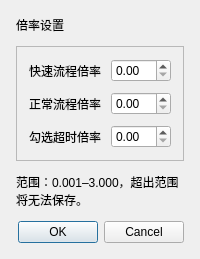
<?xml version="1.0" encoding="UTF-8"?>
<ui version="4.0">
 <class>MultiplierSettingsDialog</class>
 <widget class="QDialog" name="MultiplierSettingsDialog">
  <property name="windowTitle">
   <string>倍率设置</string>
  </property>
  <property name="sizePolicy">
   <sizepolicy hsizetype="Preferred" vsizetype="Preferred">
    <horstretch>0</horstretch>
    <verstretch>0</verstretch>
   </sizepolicy>
  </property>
  <layout class="QVBoxLayout" name="verticalLayout">
   <property name="spacing">
    <number>12</number>
   </property>
   <property name="leftMargin">
    <number>16</number>
   </property>
   <property name="topMargin">
    <number>16</number>
   </property>
   <property name="rightMargin">
    <number>16</number>
   </property>
   <property name="bottomMargin">
    <number>16</number>
   </property>
   <item>
    <widget class="QLabel" name="titleLabel">
     <property name="text">
      <string>倍率设置</string>
     </property>
     <property name="objectName">
      <string>dialogTitle</string>
     </property>
    </widget>
   </item>
   <item>
    <widget class="QFrame" name="settingsPanel">
     <property name="frameShape">
      <enum>QFrame::StyledPanel</enum>
     </property>
     <property name="objectName">
      <string>settingsPanel</string>
     </property>
     <layout class="QFormLayout" name="formLayout">
      <property name="horizontalSpacing">
       <number>10</number>
      </property>
      <property name="verticalSpacing">
       <number>10</number>
      </property>
      <property name="leftMargin">
       <number>12</number>
      </property>
      <property name="topMargin">
       <number>12</number>
      </property>
      <property name="rightMargin">
       <number>12</number>
      </property>
      <property name="bottomMargin">
       <number>12</number>
      </property>
      <item row="0" column="0">
       <widget class="QLabel" name="labelFast">
        <property name="text">
         <string>快速流程倍率</string>
        </property>
       </widget>
      </item>
      <item row="0" column="1">
       <widget class="QDoubleSpinBox" name="fastSpinBox"/>
      </item>
      <item row="1" column="0">
       <widget class="QLabel" name="labelNormal">
        <property name="text">
         <string>正常流程倍率</string>
        </property>
       </widget>
      </item>
      <item row="1" column="1">
       <widget class="QDoubleSpinBox" name="normalSpinBox"/>
      </item>
      <item row="2" column="0">
       <widget class="QLabel" name="labelChecked">
        <property name="text">
         <string>勾选超时倍率</string>
        </property>
       </widget>
      </item>
      <item row="2" column="1">
       <widget class="QDoubleSpinBox" name="checkedSpinBox"/>
      </item>
     </layout>
    </widget>
   </item>
   <item>
    <widget class="QLabel" name="tipLabel">
     <property name="text">
      <string>范围：0.001–3.000，超出范围将无法保存。</string>
     </property>
     <property name="wordWrap">
      <bool>true</bool>
     </property>
     <property name="objectName">
      <string>dialogSubtleText</string>
     </property>
    </widget>
   </item>
   <item>
    <widget class="QDialogButtonBox" name="buttonBox">
     <property name="standardButtons">
      <set>QDialogButtonBox::Ok|QDialogButtonBox::Cancel</set>
     </property>
     <property name="objectName">
      <string>dialogButtons</string>
     </property>
    </widget>
   </item>
  </layout>
 </widget>
 <resources/>
 <connections/>
</ui>
